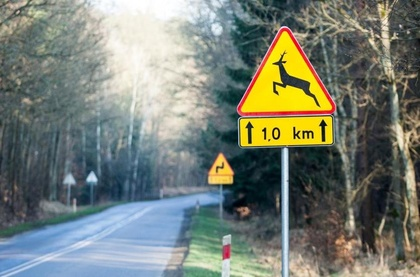
%> input picture App/images/tests/test (1).jpg, 420 x 277 px, shrunk from 835 x 550 before the run
$ octave --eval "result = main('images/tests/test (1).jpg');"   (GNU Octave 9; MATLAB toolbox functions it lacks are replaced by stand-ins)
%> lines starting %> are read from the running program, lines starting %| are printed output that depends on the picture; in (x1, y1, x2, y2) boxes, pixels count from 0 and x2, y2 are one past the last pixel; in counts of white or black regions, pixels touching at a corner belong together; the program's own positions count from 1
### App/detect_objects.m
% function detecting potential warning signs in given image
% returns binary image of potential information signs (1) and background (0)
function bin_info = detect_objects(color, im, threshold)
%> called with color = 'blue', threshold = 0.65

% set apart certain color masks
r = im(:,:,1);
g = im(:,:,2);
b = im(:,:,3);
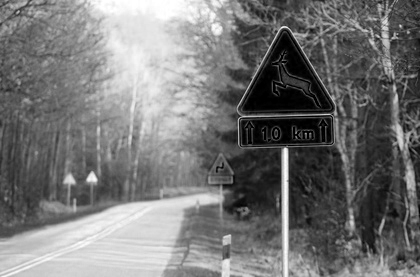
%> b: size 277x420 double; min 0, max 255, mean 117.8
% subplot(2,3,1); imshow(r);
% subplot(2,3,2); imshow(g);
% subplot(2,3,3); imshow(b);

% transforming image to 1-dimension gray scale
my_bin = rgb2gray(im);
my_bin = medfilt2(my_bin, [3 3]);

% formula to take information signs by color
if strcmp(color, "red")
    formulas_value = (g./r)<threshold & (b./r)<threshold;
elseif strcmp(color, "blue")
    formulas_value = (g./b)<threshold & (r./b)<threshold;
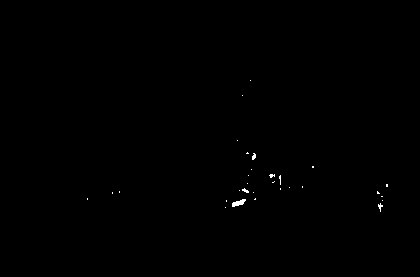
%> formulas_value: size 277x420 logical; 0.17% white in thin lines or dots, all inside (x1, y1, x2, y2) = (87, 80, 388, 212)
else
    fprintf("This isn't how this function works");
    return;
end


% binarize image using threshold
my_bin(formulas_value == 1) = 255;
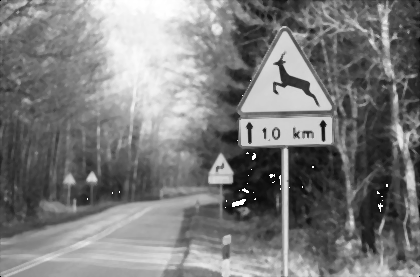
%> my_bin: size 277x420 double; min 0, max 255, mean 124.8
my_bin(formulas_value == 0) = 0;

% subplot(2,3,4); imshow(my_bin);

% noise reduction
pic_size = size(im);
%> pic_size = [277 420 3]
my_bin = bwareaopen(my_bin, round(pic_size(1)*pic_size(2)/500));
%> my_bin: size 277x420 logical; every value is 0

% dilatation to reduce signs' inner part
my_bin = bwmorph(my_bin, 'dilate', 4);

% labeling objects on image
l = bwlabel(my_bin);
%> l: size 277x420 double; every value is 0

% getting major and minor axis' length
coeffs = regionprops(my_bin, 'MajorAxisLength', 'MinorAxisLength');
%> coeffs = empty struct
max_value = max(l, [], 'all');
%> max_value = 0

% further removal of noise from image, based on major / minor axis ratio
for i = 1 : max_value
    ratio = coeffs(i).MajorAxisLength / coeffs(i).MinorAxisLength;
    if ratio > 2.0 || ratio < 0.3
        my_bin(l == i) = 0;
    end
end
%> this loop made 0 passes

bin_info = my_bin;

% closing and filling objects to create a better defined shape
bin_info = imclose(bin_info, strel('disk', 10));
bin_info = imfill(bin_info, 'holes');
% subplot(2,3,5); imshow(bin_info);

end

### App/geom_coeffs.m
% function calculating geometry coefficients of objects in given binary image
function coeffs = geom_coeffs(im)

% label objects
l = bwlabel(im);
% subplot(2,3,6); imshow(label2rgb(l));

% calculate how objects there are on image
n = max(l,[],'all');
%> n = 0

% preparing region props and the most valuable coefficients
a = regionprops(im,'all');
%> a = 0 regions
fun = {@AO5RBlairBliss,@AO5RMalinowska,@AO5RShape,@RegionPropsCircularity,@AO5RDanielsson};

% calculate coefficients
coeffs = zeros(n, length(fun));
for i=1:n
    for j=1:length(fun)
        coeffs(i,j) = fun{j}(a(i).Image);
    end
end

end

### App/AO5RBlairBliss.m
function Rb = AO5RBlairBliss(im)
[h, w] = size(im);
S = sum(sum(im));
[x,y] = meshgrid(1:w, 1:h);
ms = [sum(sum(im.*y)), sum(sum(im.*x))];
ms = ms./S;
[x, y] = find(im>0);
Rb = S/ sqrt(2*pi* sum(((x-ms(1)).^2 + (y-ms(2)).^2).^.5));
end

### App/AO5RMalinowska.m
function Rm = AO5RMalinowska(im)
L = sum(sum(bwmorph(im,'remove')));
S = sum(sum(im));
Rm = L / sqrt(4*pi*S)-1;
end

### App/AO5RShape.m
function Rs = AO5RShape(im)
L = sum(sum(bwmorph(im,'remove')));
S = sum(sum(im));
Rs = L^2 / (4*pi*S);
end

### App/RegionPropsCircularity.m
function Circ = RegionPropsCircularity(im)
a = regionprops(im,'all');
Circ = a.Circularity;
end

### App/AO5RDanielsson.m
function Rd = AO5RDanielsson(im)
S = sum(sum(im));
im = 1-im;
im = double(bwdist(im));
Rd = S^3 / sum(sum(im))^2;
end

### App/main.m
function answer_to_display = main(filename)

    % thresholds
    threshold_blue = 0.65;
    threshold_red = 0.65;

    load('nn_final.mat');
    passed_image = double(imread(filename));

    % testing blue objects
    im_cpy = passed_image;
    test_blue_ver = detect_objects("blue", im_cpy, threshold_blue);
    test_coeffs = [geom_coeffs(test_blue_ver)];
%> test_coeffs = []
    blue_sizes = size(test_coeffs);
%> blue_sizes = [0 5]

    % testing red objects
    im_cpy = passed_image;
    test_red_ver = detect_objects("red", im_cpy, threshold_red);
%> call 2 of detect_objects, with color = 'red', threshold = 0.65
%> in detect_objects (call 2), `formulas_value = (g./r)<threshold & (b./r)<threshold;`: formulas_value: size 277x420 logical; 1.1% white; 31 white regions (29 under 20 px), largest, box (x1, y1, x2, y2) and area: (238, 28, 336, 116) 1058, (223, 246, 230, 259) 76
%> in detect_objects (call 2), `my_bin(formulas_value == 1) = 255;`: my_bin: size 277x420 double; min 0, max 255, mean 126
%> in detect_objects (call 2), `my_bin = bwareaopen(my_bin, round(pic_size(1)*pic_size(2)/500));`: my_bin: size 277x420 logical; 0.91% white; 1 white region, box (x1, y1, x2, y2) and area: (238, 28, 336, 116) 1058
%> in detect_objects (call 2), `my_bin = bwmorph(my_bin, 'dilate', 4);`:
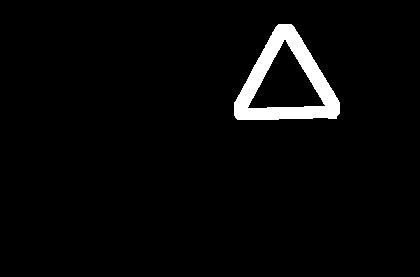
%> my_bin: size 277x420 logical; 3.3% white; 1 white region, box (x1, y1, x2, y2) and area: (234, 24, 340, 120) 3896
%> in detect_objects (call 2), `coeffs = regionprops(my_bin, 'MajorAxisLength', 'MinorAxisLength');`: coeffs = 1 region; MajorAxisLength and MinorAxisLength: 115.2 114.3
%> in detect_objects (call 2), `max_value = max(l, [], 'all');`: max_value = 1
%> the loop in detect_objects (call 2), `for i = 1 : max_value` made 1 pass
%> ratio on pass 1: 1.01
%> in detect_objects (call 2), `bin_info = imclose(bin_info, strel('disk', 10));`: bin_info: size 277x420 logical; 3.5% white; 1 white region, box (x1, y1, x2, y2) and area: (234, 24, 340, 120) 4119
%> in detect_objects (call 2), `bin_info = imfill(bin_info, 'holes');`:
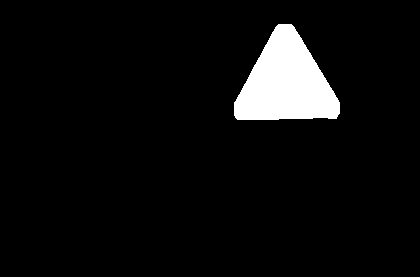
%> bin_info: size 277x420 logical; 5.6% white; 1 white region, box (x1, y1, x2, y2) and area: (234, 24, 340, 120) 6508
    test_coeffs = [test_coeffs; geom_coeffs(test_red_ver)];
%> in geom_coeffs (call 2), `l = bwlabel(im);`: l: size 277x420 double; values 0 (black) and 1 (white), 5.6% white; 1 white region
%> in geom_coeffs (call 2), `a = regionprops(im,'all');`: a = 1 region; box (x1, y1, x2, y2), Area, Centroid, MajorAxisLength, MinorAxisLength and Eccentricity: (234, 24, 340, 120) 6508 [286.8 83.7] 97.72 97.27 0.0959
%> the loop in geom_coeffs (call 2), `for i=1:n` made 1 pass
%> pass 1, in AO5RDanielsson, `im = 1-im;`:
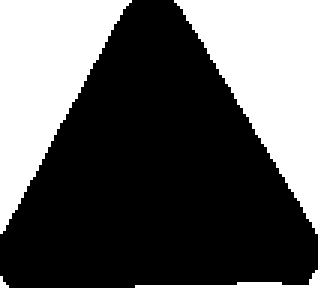
%> im: size 96x106 double (shown 3 times larger); values 0 (black) and 1 (white), 36% white; 4 white regions (1 under 20 px), largest, box (x1, y1, x2, y2) and area: (58, 0, 106, 78) 1857, (0, 0, 44, 78) 1717, (45, 90, 106, 96) 87
%> pass 1, in AO5RDanielsson, `im = double(bwdist(im));`:
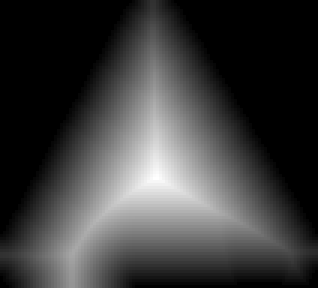
%> im: size 96x106 double (shown 3 times larger); min 0, max 36, mean 8.5; drawn with min black and max white
%> test_coeffs = [5.69 0.0525 1.11 0.761 36.43]

    % inserting coeffs into neural network
%> (the run ends here)
